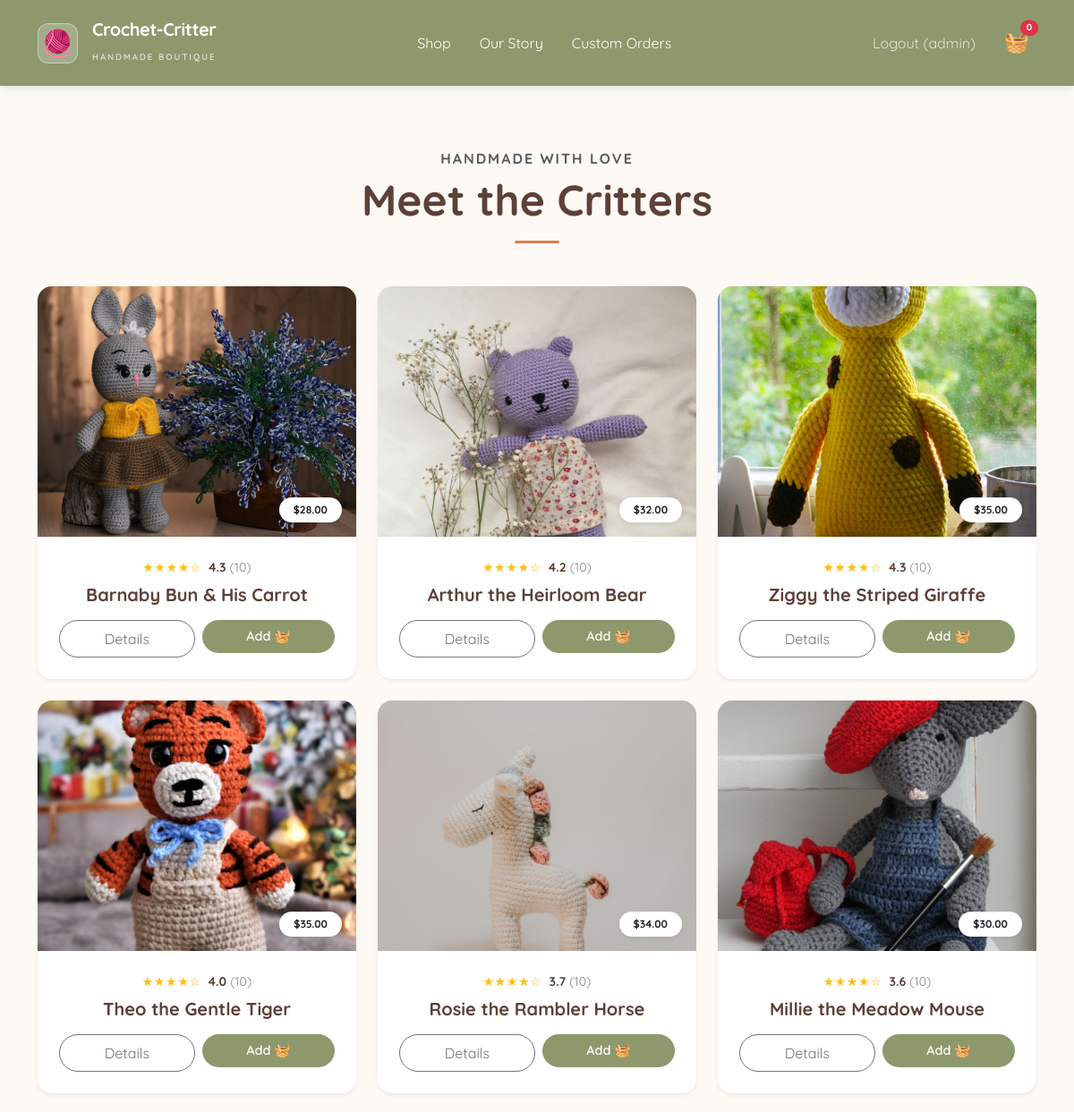
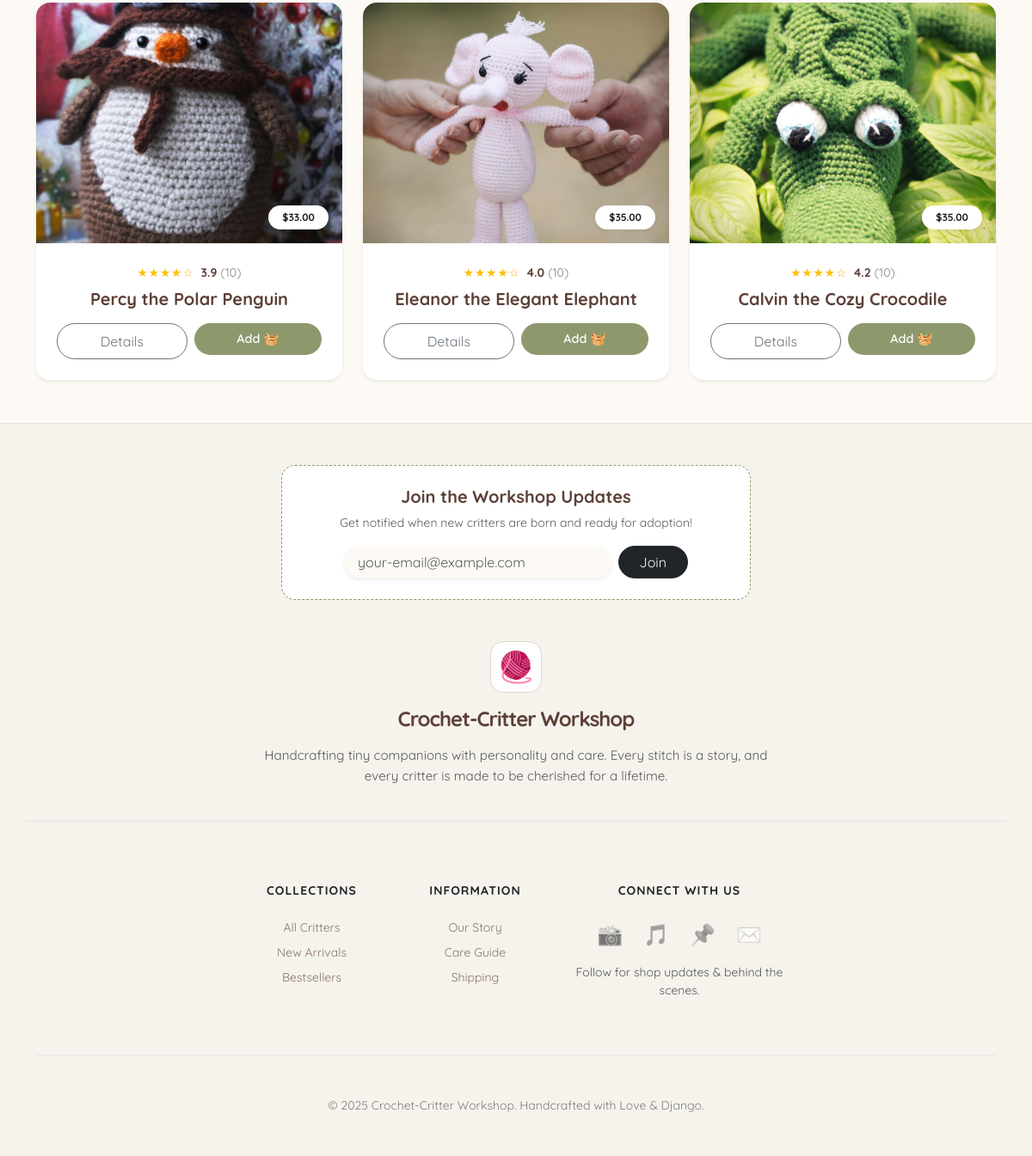
The app's page / (signed in) with its own data (2 pictures, top to bottom).
### products/models.py (models this page shows, shortened)
class Critter(models.Model):
    name = models.CharField(max_length=200)
    description = models.TextField()
    price = models.DecimalField(max_digits=6, decimal_places=2)
    image = models.ImageField(upload_to='critters/')
    created_at = models.DateTimeField(auto_now_add=True)
    def average_rating(self):
        result = self.reviews.aggregate(Avg('rating'))
        return result['rating__avg'] or 0.0

### products/views.py (the view)
# urls.py: path('', views.critter_list, name='home'),
def critter_list(request):
    critters = Critter.objects.all()
    return render(request, 'products/critter_list.html', {'critters': critters})

### products/cart.py (called while the page is built)
    def __len__(self):
        return sum(item['quantity'] for item in self.cart.values())

    def get_total_price(self):
        return sum(Decimal(item['price']) * item['quantity'] for item in self.cart.values())

### products/context_processors.py (called while the page is built)
def cart(request):
    cart = Cart(request)
    return {
        'cart': cart,
        'cart_items_count': len(cart),
        'cart_total_price': cart.get_total_price()
    }

### products/templates/products/critter_list.html (shortened to what this page needs)
{% extends 'products/base.html' %}
{% block content %}
  <div class="text-center mb-5 mt-4">
    <h6 class="text-uppercase fw-bold text-muted mb-2" style="letter-spacing: 2px;">Handmade with Love</h6>
    <h1 class="display-5 fw-bold" style="color: var(--cocoa-brown);">Meet the Critters</h1>
    <div class="mx-auto mt-3" style="width: 50px; height: 3px; background-color: var(--terracotta); border-radius: 2px;"></div>
  </div>
  <div class="row g-4">
    {% for critter in critters %}
      <div class="col-md-6 col-lg-4">
        <div class="card h-100 border-0 shadow-sm rounded-4 overflow-hidden transition-card">
          {% if critter.image %}
            <div class="position-relative">
              <img src="{{ critter.image.url }}" class="card-img-top" style="height: 280px; object-fit: cover;" alt="{{ critter.name }}" />
              <div class="position-absolute bottom-0 end-0 m-3 badge bg-white text-dark shadow-sm p-2 px-3 rounded-pill fw-bold">${{ critter.price }}</div>
            </div>
          {% endif %}
          <div class="card-body p-4 text-center d-flex flex-column">
            <div class="mb-2 d-flex align-items-center justify-content-center gap-1">
              <div class="stars text-warning" style="font-size: 0.85rem; letter-spacing: 1px;">
                {% if critter.average_rating >= 4.5 %} ★★★★★
                {% elif critter.average_rating >= 3.5 %} ★★★★☆
                {% elif critter.average_rating >= 2.5 %} ★★★☆☆
                {% elif critter.average_rating >= 1.5 %} ★★☆☆☆
                {% elif critter.average_rating > 0 %} ★☆☆☆☆
                {% else %} <span class="text-muted small">No reviews</span>
                {% endif %}
              </div>
              {% if critter.reviews.count > 0 %}
                <span class="small fw-bold ms-1" style="color: var(--cocoa-brown);">{{ critter.average_rating|floatformat:1 }}</span>
                <span class="small text-muted opacity-75">({{ critter.reviews.count }})</span>
              {% endif %}
            </div>
            <h5 class="fw-bold mb-3" style="color: var(--cocoa-brown);">{{ critter.name }}</h5>
            <div class="mt-auto d-flex gap-2">
              <a href="{% url 'critter_detail' critter.id %}" class="btn btn-outline-secondary rounded-pill px-3 py-2 flex-grow-1 small">Details</a>
              <form action="{% url 'cart_add' critter.id %}" method="POST" class="flex-grow-1">
                <button type="submit" class="btn btn-custom-shop rounded-pill px-3 py-2 w-100">
                  Add 🧺
                </button>
              </form>
            </div>
          </div>
        </div>
      </div>
    {% endfor %}
  </div>
{% endblock %}

### products/templates/products/base.html (shortened to what this page needs)
<!DOCTYPE html>
<html lang="en">
  <head>
    <link href="https://cdn.jsdelivr.net/npm/bootstrap@5.3.0/dist/css/bootstrap.min.css" rel="stylesheet" />
  </head>
  <body>
    <nav class="navbar navbar-expand-lg navbar-dark p-3 mb-5">
      <div class="container">
        <a class="navbar-brand d-flex align-items-center" href="{% url 'home' %}">
          <div class="logo-box me-3">
            <span>🧶</span>
          </div>
          <div class="brand-text">
            <h1 class="h5 fw-bold mb-0 text-white" style="letter-spacing: -0.5px;">Crochet-Critter</h1>
            <small class="text-uppercase opacity-75" style="font-size: 0.6rem; letter-spacing: 2px; font-weight: 600;">Handmade Boutique</small>
          </div>
        </a>
        <div class="collapse navbar-collapse justify-content-center" id="navbarNav">
          <ul class="navbar-nav">
            <li class="nav-item">
              <a class="nav-link px-3 fw-600 text-white" href="{% url 'home' %}">Shop</a>
            </li>
            <li class="nav-item">
              <a class="nav-link px-3 fw-600 text-white" href="{% url 'about' %}">Our Story</a>
            </li>
            <li class="nav-item">
              <a class="nav-link px-3 fw-600 text-white" href="{% url 'custom_order' %}">Custom Orders</a>
            </li>
          </ul>
        </div>
        <div class="d-flex align-items-center">
          <ul class="navbar-nav me-3 d-none d-lg-flex">
            {% if user.is_authenticated %}
              <li class="nav-item">
                <form id="logout-form" action="{% url 'logout' %}" method="post" style="display: inline;">
                  <button type="submit" class="nav-link small text-white opacity-75 border-0 bg-transparent" style="padding: 8px 16px;">Logout ({{ user.username }})</button>
                </form>
              </li>
            {% endif %}
          </ul>
        <div class="dropdown me-2">
          <a href="#" class="text-white text-decoration-none position-relative d-flex align-items-center" id="cartDropdown" data-bs-toggle="dropdown" aria-expanded="false">
            <span style="font-size: 1.4rem;">🧺</span>
            <span class="position-absolute top-0 start-100 translate-middle badge rounded-pill bg-danger" style="font-size: 0.65rem;">{{ cart_items_count }}</span>
          </a>
        </div>
      </div>
    </nav>
    <main class="container main-content">
      {% block content %}
      {% endblock %}
    </main>
    <footer class="mt-auto border-top text-center" style="background-color: #f6f3ed;">
      <div class="container py-5">
        <div class="row justify-content-center mb-5">
          <div class="col-md-8 col-lg-6">
            <div class="p-4 rounded-4" style="background-color: white; border: 1px dashed var(--sage-green);">
              <h5 class="fw-bold mb-2">Join the Workshop Updates</h5>
              <p class="small text-muted mb-3">Get notified when new critters are born and ready for adoption!</p>
              <form class="d-flex gap-2 mx-auto" style="max-width: 400px;">
                <input type="email" class="form-control rounded-pill border-0 shadow-sm px-3" placeholder="your-email@example.com" style="background-color: var(--cream-puff);" />
                <button type="submit" class="btn btn-dark rounded-pill px-4">Join</button>
              </form>
            </div>
          </div>
        </div>
        <div class="row justify-content-center mb-5">
          <div class="col-lg-7">
            <div class="logo-box mx-auto mb-3" style="width: 60px; height: 60px; font-size: 2.2rem; background: white; border: 1px solid #dcd5ca; display: flex; align-items: center; justify-content: center; border-radius: 15px;">
              <span>🧶</span>
            </div>
            <h4 class="fw-bold mb-3" style="letter-spacing: -1px;">Crochet-Critter Workshop</h4>
            <p class="text-muted mx-auto" style="max-width: 600px; font-size: 0.95rem; line-height: 1.6;">Handcrafting tiny companions with personality and care. Every stitch is a story, and every critter is made to be cherished for a lifetime.</p>
          </div>
        </div>
        <div class="row g-4 justify-content-center border-top pt-5">
          <div class="col-6 col-md-3 col-lg-2">
            <h6 class="text-uppercase fw-bold small mb-4 text-dark" style="letter-spacing: 1px;">Collections</h6>
            <ul class="list-unstyled small text-center">
              <li class="mb-2">
                <a href="{% url 'home' %}" class="footer-link">All Critters</a>
              </li>
              <li class="mb-2">
                <a href="#" class="footer-link">New Arrivals</a>
              </li>
              <li class="mb-2">
                <a href="#" class="footer-link">Bestsellers</a>
              </li>
            </ul>
          </div>
          <div class="col-6 col-md-3 col-lg-2">
            <h6 class="text-uppercase fw-bold small mb-4 text-dark" style="letter-spacing: 1px;">Information</h6>
            <ul class="list-unstyled small text-center">
              <li class="mb-2">
                <a href="{% url 'about' %}" class="footer-link">Our Story</a>
              </li>
              <li class="mb-2">
                <a href="{% url 'care_guide' %}" class="footer-link">Care Guide</a>
              </li>
              <li class="mb-2">
                <a href="{% url 'shipping' %}" class="footer-link">Shipping</a>
              </li>
            </ul>
          </div>
          <div class="col-12 col-md-6 col-lg-3">
            <h6 class="text-uppercase fw-bold small mb-4 text-dark" style="letter-spacing: 1px;">Connect With Us</h6>
            <div class="d-flex justify-content-center gap-4">
              <a href="#" class="social-icon">📸</a>
              <a href="#" class="social-icon">🎵</a>
              <a href="#" class="social-icon">📌</a>
              <a href="#" class="social-icon">✉️</a>
            </div>
            <p class="small text-muted mt-3">Follow for shop updates & behind the scenes.</p>
          </div>
        </div>
        <div class="pt-5 mt-5 border-top opacity-75">
          <p class="small text-muted mb-0">© 2025 Crochet-Critter Workshop. Handcrafted with Love & Django.</p>
        </div>
      </div>
    </footer>
  </body>
</html>

### products/templates/products/base.html (style rules this page uses)
:root { --sage-green: #8d996d; --cocoa-brown: #5d4037; --cream-puff: #fdfaf5; --terracotta: #d87d4a; }
body { background-color: var(--cream-puff); color: var(--cocoa-brown); font-family: 'Quicksand', sans-serif; display: flex; flex-direction: column; min-height: 100vh; }
.navbar { background-color: var(--sage-green); box-shadow: 0 2px 10px rgba(0, 0, 0, 0.1); }
.navbar::after { content: ''; display: block; height: 4px; background-image: linear-gradient(to right, transparent 50%, rgba(255, 255, 255, 0.2) 50%); background-size: 10px 100%; }
.logo-box { background: rgba(255, 255, 255, 0.2); border: 1px solid rgba(255, 255, 255, 0.4); width: 45px; height: 45px; display: flex; align-items: center; justify-content: center; border-radius: 12px; font-size: 1.8rem; backdrop-filter: blur(5px); transition: all 0.3s ease; }
.main-content { flex: 1; padding-bottom: 50px; }
.btn-custom-shop { background-color: var(--sage-green); color: white; border: none; transition: all 0.3s ease; }
.footer-link { text-decoration: none; color: var(--cocoa-brown); opacity: 0.7; transition: all 0.3s ease; }
.social-icon { text-decoration: none; font-size: 1.5rem; filter: grayscale(100%); opacity: 0.6; transition: all 0.3s ease; }

### products/templates/products/critter_list.html (style rules this page uses)
.transition-card { transition: transform 0.3s ease, box-shadow 0.3s ease; }
.stars { text-shadow: 0 0 1px rgba(216, 125, 74, 0.2); }
.btn-custom-shop { font-size: 0.9rem; font-weight: 600; }

### records on screen
Critter: image (picture), price "28.00", average_rating "4.3", reviews.count "10", name "Barnaby Bun & His Carrot"
Critter: image (picture), price "32.00", average_rating "4.2", reviews.count "10", name "Arthur the Heirloom Bear"
Critter: image (picture), price "35.00", average_rating "4.3", reviews.count "10", name "Ziggy the Striped Giraffe"
Critter: image (picture), price "35.00", average_rating "4.0", reviews.count "10", name "Theo the Gentle Tiger"
Critter: image (picture), price "34.00", average_rating "3.7", reviews.count "10", name "Rosie the Rambler Horse"
Critter: image (picture), price "30.00", average_rating "3.6", reviews.count "10", name "Millie the Meadow Mouse"
Critter: image (picture), price "33.00", average_rating "3.9", reviews.count "10", name "Percy the Polar Penguin"
Critter: image (picture), price "35.00", average_rating "4.0", reviews.count "10", name "Eleanor the Elegant Elephant"
Critter: image (picture), price "35.00", average_rating "4.2", reviews.count "10", name "Calvin the Cozy Crocodile"

### other values on screen
{{ user.username }} "admin"
{{ cart_items_count }} "0"
